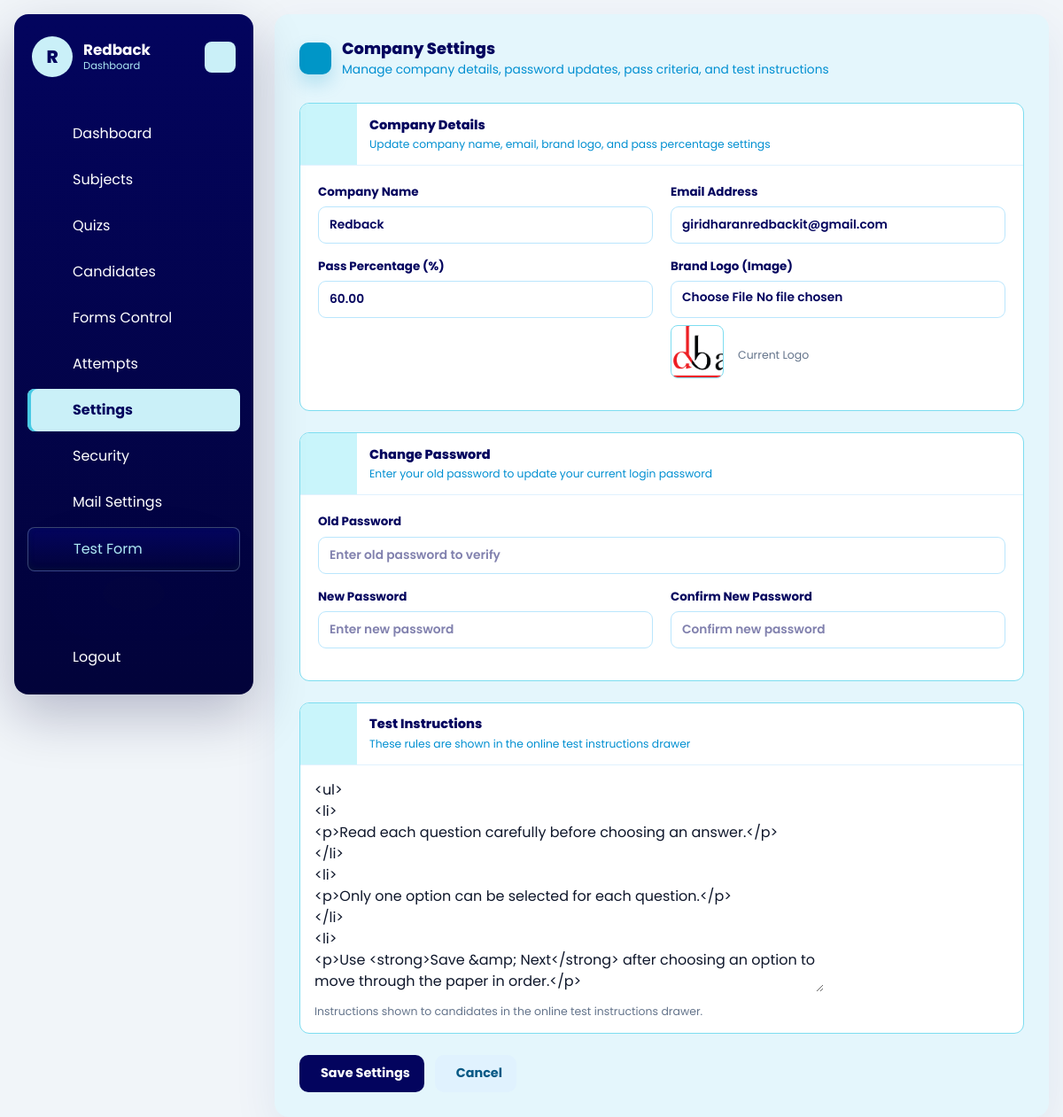
Page /dashboard/settings/ (signed in) on the earlier database version.
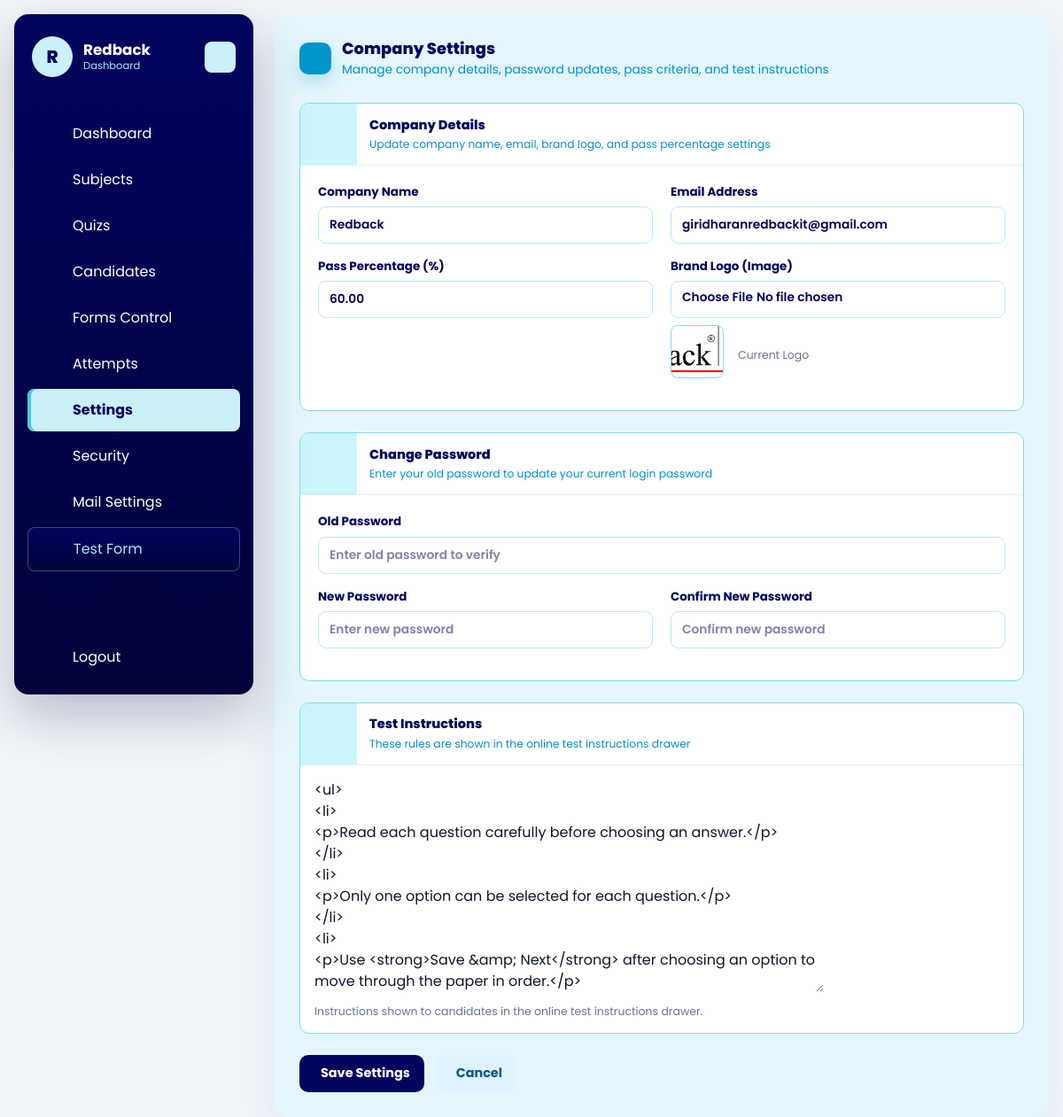
Same page on the later database version.
### dashboard/models.py (models this page shows, shortened)
class Company(models.Model):
    name = models.CharField(max_length=150)
    image = models.ImageField(upload_to='company/', blank=True, null=True)
    email = models.EmailField(unique=True)
    password = models.CharField(max_length=128)
    is_active = models.BooleanField(default=True)
    test_instructions = models.TextField(
        default=DEFAULT_TEST_INSTRUCTIONS,
        blank=True,
        help_text='Instructions shown to candidates in the online test instructions drawer.',
    )
    allow_full_screen_lock = models.BooleanField(default=False)
    allow_pause_lock = models.BooleanField(default=False)
    allow_tab_switch_guard = models.BooleanField(default=False)
    allow_copy_paste_block = models.BooleanField(default=False)
    allow_right_click_disable = models.BooleanField(default=False)
    full_screen_lock = models.BooleanField(default=False)
    pause_lock = models.BooleanField(default=False)
    tab_switch_guard_enabled = models.BooleanField(default=False)
    copy_paste_block_enabled = models.BooleanField(default=False)
    right_click_disable_enabled = models.BooleanField(default=False)
    max_violation_warnings = models.PositiveIntegerField(default=3)
    exam_control_password = models.CharField(max_length=128, blank=True)
    pass_persantage = models.DecimalField(max_digits=5, decimal_places=2, default=50.00)
    mail_sender_enabled = models.BooleanField(default=False)
    smtp_host = models.CharField(max_length=255, blank=True)
    smtp_port = models.PositiveIntegerField(default=587)
    smtp_username = models.CharField(max_length=255, blank=True)
    smtp_app_key = models.CharField(max_length=255, blank=True)
    smtp_use_tls = models.BooleanField(default=True)
    smtp_from_email = models.EmailField(blank=True)
    created_at = models.DateTimeField(auto_now_add=True)
    updated_at = models.DateTimeField(auto_now=True)
    class Meta:
        ordering = ['name']
        verbose_name_plural = 'Companies'

### dashboard/views.py (the view)
# urls.py: path('settings/', views.company_profile, name='company_profile'),
@company_login_required
def company_profile(request):
    form = CompanyProfileForm(
        request.POST or None,
        request.FILES or None,
        instance=request.company,
    )
    if request.method == 'POST' and form.is_valid():
        form.save()
        messages.success(request, 'Company settings updated successfully.')
        return redirect('dashboard:company_profile')
    return render(
        request,
        'dashboard/company_settings.html',
        {'form': form, 'title': 'Company Settings'},
    )

### dashboard/forms.py (shortened to what this page needs)
class CompanyProfileForm(forms.ModelForm):
    old_password = forms.CharField(
        label='Old password',
        required=False,
        widget=forms.PasswordInput(render_value=False),
        help_text='Required only if you want to change your password.',
    )
    new_password = forms.CharField(
        label='New password',
        required=False,
        widget=forms.PasswordInput(render_value=False),
    )
    new_password_confirm = forms.CharField(
        label='Confirm new password',
        required=False,
        widget=forms.PasswordInput(render_value=False),
    )
    class Meta:
        model = Company
        fields = [
            'name',
            'image',
            'email',
            'pass_persantage',
            'test_instructions',
        ]
        widgets = {
            'test_instructions': forms.Textarea(
                attrs={
                    'rows': 10,
                    'data-tinymce': 'true',
                }
            ),
        }

### dashboard/views.py (called while the page is built)
def get_logged_in_company(request):
    company_id = request.session.get('company_id')
    if not company_id:
        return None
    return Company.objects.filter(id=company_id, is_active=True).first()

### templates/dashboard/company_settings.html (shortened to what the changed rows need)
{% extends "base.html" %}
{% load static %}
{% block content %}
{% include 'dashboard/header.html' %}
<div id="dashboard-page-content">
<section class="settings-shell">
    <div class="settings-heading">
        <div>
            <h1 class="settings-title">Company Settings</h1>
        </div>
    </div>
    <form method="post" enctype="multipart/form-data">
        <div class="settings-card">
            <div class="settings-form-body">
                <div class="settings-grid">
                    <div class="settings-field-group">
                        <label class="settings-field-label" for="id_name">Company Name</label>
                        <input type="text" name="name" id="id_name" class="settings-input" value="{{ form.name.value|default:'' }}" required>
                    </div>
                    <div class="settings-field-group">
                        <label class="settings-field-label" for="id_email">Email Address</label>
                        <input type="email" name="email" id="id_email" class="settings-input" value="{{ form.email.value|default:'' }}" required>
                    </div>
                </div>
                <div class="settings-grid">
                    <div class="settings-field-group">
                        <label class="settings-field-label" for="id_pass_persantage">Pass Percentage (%)</label>
                        <input type="number" name="pass_persantage" id="id_pass_persantage" class="settings-input" value="{{ form.pass_persantage.value|stringformat:".2f" }}" min="0" max="100" step="any" required>
                    </div>
                    <div class="settings-field-group">
                        {% if form.instance.image %}
                            <div class="settings-image-preview">
                                <img src="{{ form.instance.image.url }}" alt="Company Logo">
                                <span class="settings-help">Current Logo</span>
                            </div>
                        {% endif %}
                    </div>
                </div>
            </div>
        </div>
        <div class="settings-card">
            <div class="settings-form-body" style="padding: 16px;">
                {{ form.test_instructions }}
                {% if form.test_instructions.help_text %}
                    <p class="settings-help">{{ form.test_instructions.help_text }}</p>
                {% endif %}
            </div>
        </div>
    </form>
</section>
</div>
{% endblock %}

### templates/dashboard/header.html (shortened to what this page needs)
<aside class="dashboard-sidebar" data-dashboard-sidebar>
    <header class="dashboard-sidebar-header">
        <a href="/" class="dashboard-brand">
            <span class="dashboard-brand-mark">{{ request.company.name|default:"Company"|slice:":1"|upper }}</span>
            <span class="dashboard-brand-text">
                <strong>{{ request.company.name|default:"Company" }}</strong>
                <span>Dashboard</span>
            </span>
        </a>
        <button class="dashboard-toggler dashboard-sidebar-toggler" type="button" aria-label="Toggle sidebar">
        </button>
    </header>
    <nav class="dashboard-sidebar-nav"
        aria-label="Dashboard navigation"
        hx-boost="true"
        hx-target="#dashboard-page-content"
        hx-select="#dashboard-page-content"
        hx-push-url="true">
        <ul class="dashboard-nav-list dashboard-primary-nav">
            {% if request.session.company_id %}
                <li class="dashboard-nav-item">
                    <a href="/dashboard/" class="dashboard-nav-link" data-dashboard-nav-link data-nav-exact>
                        <span class="dashboard-nav-label">Dashboard</span>
                    </a>
                </li>
                <li class="dashboard-nav-item">
                    <a href="/dashboard/subjects/" class="dashboard-nav-link" data-dashboard-nav-link>
                        <span class="dashboard-nav-label">Subjects</span>
                    </a>
                </li>
                <li class="dashboard-nav-item">
                    <a href="/dashboard/quizzes/" class="dashboard-nav-link" data-dashboard-nav-link>
                        <span class="dashboard-nav-label">Quizs</span>
                    </a>
                </li>
                <li class="dashboard-nav-item">
                    <a href="/dashboard/candidates/" class="dashboard-nav-link" data-dashboard-nav-link>
                        <span class="dashboard-nav-label">Candidates</span>
                    </a>
                </li>
                <li class="dashboard-nav-item">
                    <a href="/dashboard/forms-control/" class="dashboard-nav-link" data-dashboard-nav-link>
                        <span class="dashboard-nav-label">Forms Control</span>
                    </a>
                </li>
                <li class="dashboard-nav-item">
                    <a href="/dashboard/attempts/" class="dashboard-nav-link" data-dashboard-nav-link>
                        <span class="dashboard-nav-label">Attempts</span>
                    </a>
                </li>
                <li class="dashboard-nav-item">
                    <a href="/dashboard/settings/" class="dashboard-nav-link" data-dashboard-nav-link>
                        <span class="dashboard-nav-label">Settings</span>
                    </a>
                </li>
                <li class="dashboard-nav-item">
                    <a href="/dashboard/settings/security/" class="dashboard-nav-link" data-dashboard-nav-link>
                        <span class="dashboard-nav-label">Security</span>
                    </a>
                </li>
                <li class="dashboard-nav-item">
                    <a href="/dashboard/settings/mail/" class="dashboard-nav-link" data-dashboard-nav-link>
                        <span class="dashboard-nav-label">Mail Settings</span>
                    </a>
                </li>
                <li class="dashboard-nav-item">
                    <a href="/quiz/start/" class="dashboard-nav-link is-accent" data-dashboard-nav-link hx-boost="false">
                        <span class="dashboard-nav-label">Test Form</span>
                    </a>
                </li>
            {% endif %}
        </ul>
        {% if request.session.company_id %}
            <ul class="dashboard-nav-list dashboard-secondary-nav">
                <li class="dashboard-nav-item">
                    <a href="/dashboard/logout/" class="dashboard-nav-link is-danger" hx-boost="false">
                        <span class="dashboard-nav-label">Logout</span>
                    </a>
                </li>
            </ul>
        {% endif %}
    </nav>
</aside>

Differences in the rows shown:
changed Company "Redback": instance.image: a different picture
